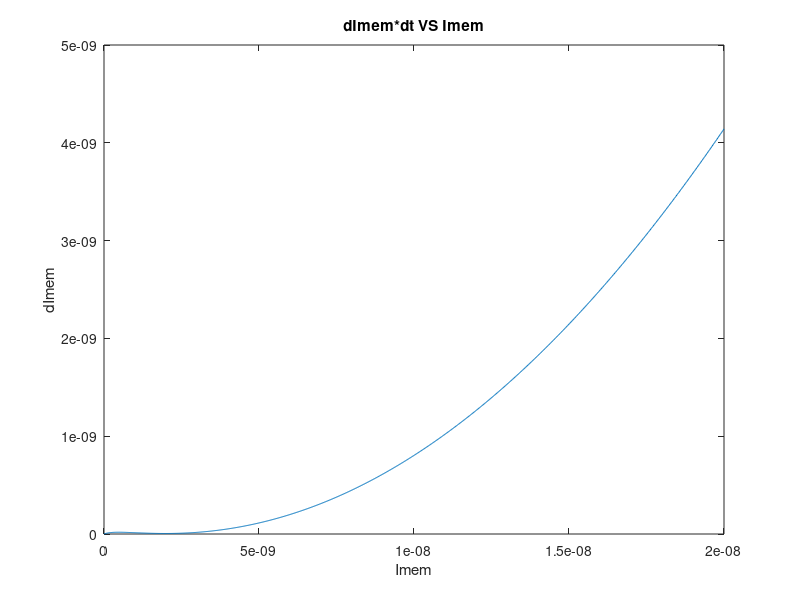
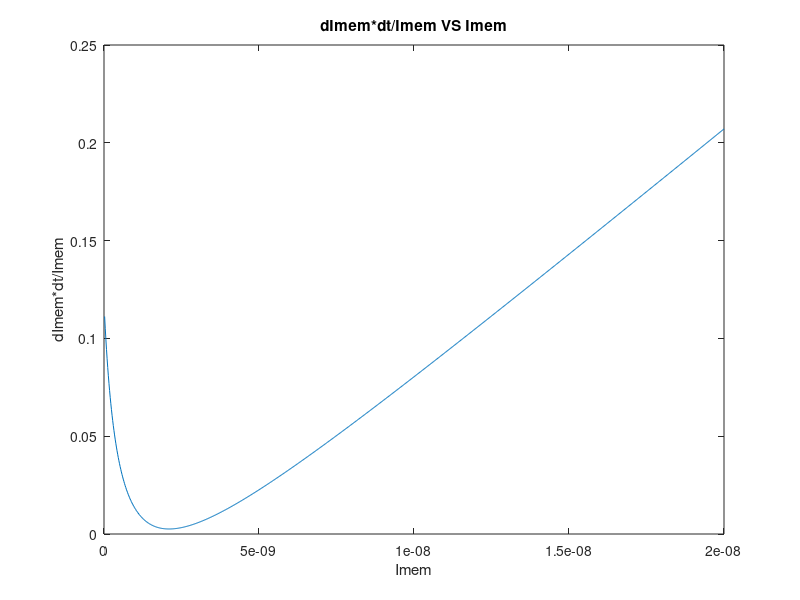
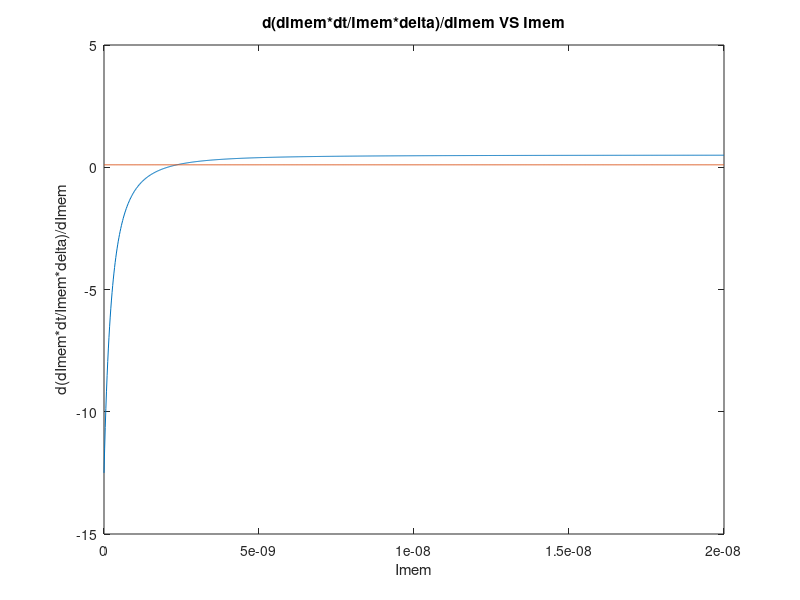

Source code (MATLAB) for these figures, in order:
clear all
close all
a= linspace(0,20e-9,1000);  %Imem Imem_max=1.9774e-7
b=0.5e-9;   %Ith
c=6.5e-9;    %Iin
d=2e-9;     %Itau
e=0.5;     %slope of equation
I0= 2.178e-12; 
K = 0.6777;            %0.7054;            % Subthreshold slope factor
Ut= 25.9e-3;
Ka		=(K*K)/(K+1);
const=(0.1)*ones(1,1000)

for i=1:length(a)   
    equ(i)=5e-7*((b*c-d*b-d*a(i)+e*a(i)*a(i))*(K/(5e-13*0.0259*(1+(b/a(i))))));%b*c+(e*(a(i)^2))-a(i)*d;
    normalize_equ(i)=5e-7*((b*c-d*b-d*a(i)+e*a(i)*a(i))*(K/(5e-13*0.0259*(1+(b/a(i))))))*(1/a(i));
    diffequ(i)=e-((b*c)/((a(i)+b)^2));
end
lowest_value= b*c-e*(d/(2*e))^2;
delta=(0.6777/(5e-13*0.0259))*5e-7;
mim_delta_Imem=delta*lowest_value;
center = (d-e*b)/(2*e);
Vthr=(Ut/K)*log((b)/I0);
Vtau=(Ut/K)*log((d)/I0);
Vmem_c=log(center/I0)*(1/Ka)*Ut;
figure(1);
plot(a,equ);
 title('dImem*dt VS Imem')
 xlabel('Imem')	
 ylabel('dImem')	
figure(2);
plot(a,normalize_equ);
title('dImem*dt/Imem VS Imem')
ylabel('dImem*dt/Imem')	
xlabel('Imem')	
figure(3)
plot(a,diffequ,a,const)
title('d(dImem*dt/Imem*delta)/dImem VS Imem')
ylabel('d(dImem*dt/Imem*delta)/dImem')	
xlabel('Imem')	